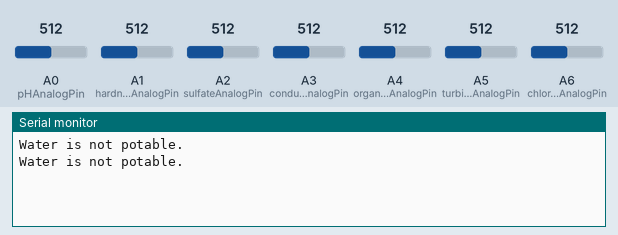
The sketch below on a simulated Arduino Nano, built with avr-gcc and run on an emulated ATmega328P. Parts: the last lines printed to the serial monitor. The test bench sets the inputs (shaded band); at power-on: A4 (organicCarbonAnalogPin) = 512, A0 (pHAnalogPin) = 512, A1 (hardnessAnalogPin) = 512, A2 (sulfateAnalogPin) = 512, A3 (conductivityAnalogPin) = 512, A5 (turbidityAnalogPin) = 512, A6 (chloraminesAnalogPin) = 512.

Above: at 1.8 s.
1.9 s: A4 (organicCarbonAnalogPin) set to 314
At 2.5 s:
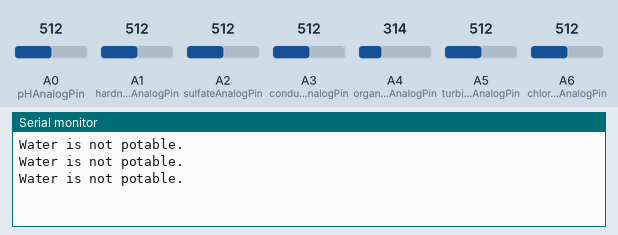
3.4 s: A4 (organicCarbonAnalogPin) set to 288
At 4.8 s:
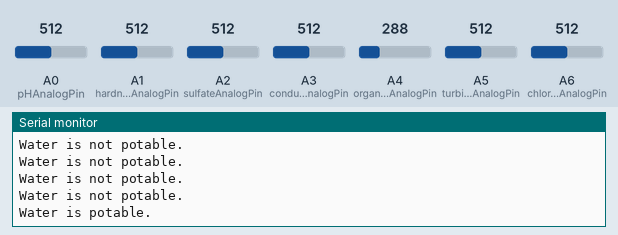

The sketch:

aurdino.ino
```cpp
// Define the analog pins for various water quality sensors.
const int pHAnalogPin = A0;
const int hardnessAnalogPin = A1;
const int sulfateAnalogPin = A2;
const int conductivityAnalogPin = A3;
const int organicCarbonAnalogPin = A4;
const int turbidityAnalogPin = A5;
const int chloraminesAnalogPin = A6;

void setup() {
  // Initialize the serial communication.
  Serial.begin(9600);
}

void loop() {
  // Read the analog values from the sensors.
  float pHValue = readSensor(pHAnalogPin, 0, 1023, 0.0, 14.0);
  float hardnessValue = readSensor(hardnessAnalogPin, 0, 1023, 0.0, 200.0);
  float sulfateValue = readSensor(sulfateAnalogPin, 0, 1023, 0.0, 500.0);
  float conductivityValue = readSensor(conductivityAnalogPin, 0, 1023, 0.0, 1000.0);
  float organicCarbonValue = readSensor(organicCarbonAnalogPin, 0, 1023, 0.0, 10.0);
  float turbidityValue = readSensor(turbidityAnalogPin, 0, 1023, 0.0, 10.0);
  float chloraminesValue = readSensor(chloraminesAnalogPin, 0, 1023, 0.0, 4.0);

  // Check if water is potable based on specified ranges.
  bool isPotable = checkWaterQuality(pHValue, hardnessValue, sulfateValue, conductivityValue, organicCarbonValue, turbidityValue, chloraminesValue);

  // Display the result.
  if (isPotable) {
    Serial.println("Water is potable.");
  } else {
    Serial.println("Water is not potable.");
  }

  // Add a delay to control the rate of sensor measurements.
  delay(1000); // Adjust as needed.
}

// Function to read and map sensor values.
float readSensor(int pin, int sensorMin, int sensorMax, float rangeMin, float rangeMax) {
  int sensorValue = analogRead(pin);
  return map(sensorValue, sensorMin, sensorMax, rangeMin, rangeMax);
}

// Function to check water quality based on specified ranges.
bool checkWaterQuality(float pH, float hardness, float sulfate, float conductivity, float organicCarbon, float turbidity, float chloramines) {
  // Define the acceptable ranges for each parameter.
  const float minpH = 6.5;
  const float maxpH = 8.5;
  const float minHardness = 50.0;
  const float maxHardness = 100.0;
  const float maxSulfate = 250.0;
  const float maxConductivity = 800.0;
  const float maxOrganicCarbon = 2.0;
  const float maxTurbidity = 5.0;
  const float maxChloramines = 4.0;

  // Check if all values fall within the acceptable ranges.
  return (pH >= minpH && pH <= maxpH &&
          hardness >= minHardness && hardness <= maxHardness &&
          sulfate <= maxSulfate &&
          conductivity <= maxConductivity &&
          organicCarbon <= maxOrganicCarbon &&
          turbidity <= maxTurbidity &&
          chloramines <= maxChloramines);
}
```

Measured:
- the behaviour switches between 307 and 306 on A4 (organicCarbonAnalogPin) (found by bisection; images 1 and 2)
- after the input at 3.4 s, the serial monitor: prints a new line after 0.61 s (image 2)
